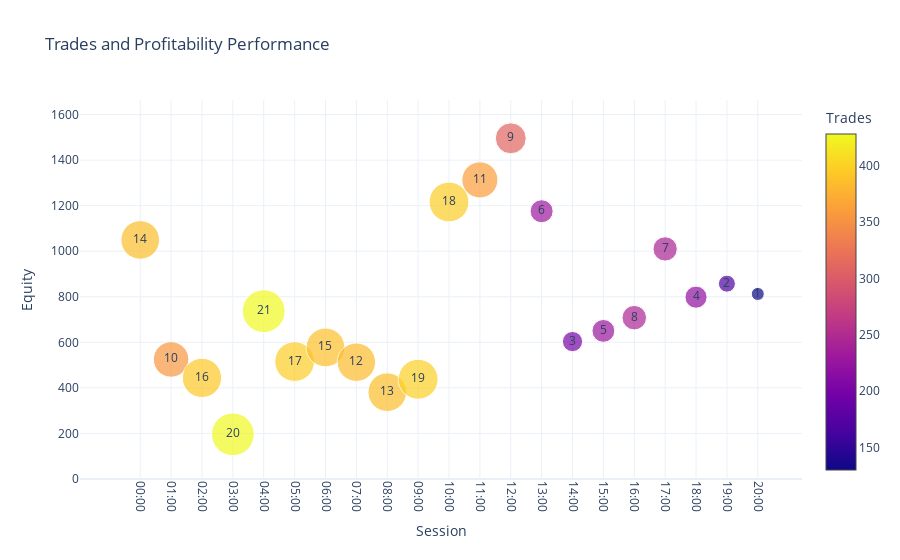

Notebook cell for this chart:
### Code cell
import pandas as pd
import plotly.graph_objects as go
from io import StringIO

# ---------------------------
# 1. CSV Data (embedded)
# ---------------------------
csv_data = """
Rank,Session Start,Session End,Equity,Trades
1,20:00,21:00,812.3243254,130
2,19:00,20:00,857.5294073,170
3,14:00,15:00,603.1843095,202
4,18:00,19:00,798.1902598,221
5,15:00,16:00,650.1141337,228
6,13:00,14:00,1175.56929,230
7,17:00,18:00,1010.071902,243
8,16:00,17:00,708.1158584,245
9,12:00,13:00,1495.813783,309
10,1:00,2:00,524.7783349,355
11,11:00,12:00,1313.135488,361
12,7:00,8:00,512.7152816,384
13,8:00,9:00,380.9657206,386
14,0:00,1:00,1049.417423,386
15,6:00,7:00,577.5135022,388
16,2:00,3:00,443.6543421,393
17,5:00,6:00,515.5098371,397
18,10:00,11:00,1216.246919,398
19,9:00,10:00,437.7753629,399
20,3:00,4:00,195.9143007,427
21,4:00,5:00,736.8399835,428
"""

# ---------------------------
# 2. Read CSV into DataFrame
# ---------------------------
df = pd.read_csv(StringIO(csv_data))
df['Session Start Time'] = pd.to_datetime(df['Session Start'], format='%H:%M')
df = df.sort_values('Session Start Time').reset_index(drop=True)
df['Session Start'] = df['Session Start Time'].dt.strftime('%H:%M')

# ---------------------------
# 3. Bubble Chart with Rank Labels
# ---------------------------
fig = go.Figure()

fig.add_trace(go.Scatter(
    x=df['Session Start'],
    y=df['Equity'],
    mode='markers+text',
    marker=dict(
        size=df['Trades'] / 10,
        color=df['Trades'],
        colorscale='Plasma',  # <<< NEW COLOR PALETTE
        showscale=True,
        colorbar=dict(title='Trades')
    ),
    text=df['Rank'],
    textposition='middle center',
    hovertemplate=
        'Session Start: %{x}<br>' +
        'Session End: %{customdata[0]}<br>' +
        'Equity: %{y}<br>' +
        'Trades: %{customdata[1]}<br>' +
        'Rank: %{text}',
    customdata=df[['Session End','Trades']]
))

# Layout
fig.update_layout(
    title='Trades and Profitability Performance',
    template='plotly_white',
    xaxis_title='Session',
    yaxis_title='Equity',
    xaxis_tickangle=90
)

fig.show()

### Figure 1 — Plotly figure (JSON) as saved in the notebook; plotly's stock layout.template omitted (floating-point values rounded to 4 significant figures)
{"data": [{"customdata": [["1:00", 386], ["2:00", 355], ["3:00", 393], ["4:00", 427], ["5:00", 428], ["6:00", 397], ["7:00", 388], ["8:00", 384], ["9:00", 386], ["10:00", 399], ["11:00", 398], ["12:00", 361], ["13:00", 309], ["14:00", 230], ["15:00", 202], ["16:00", 228], ["17:00", 245], ["18:00", 243], ["19:00", 221], ["20:00", 170], ["21:00", 130]], "hovertemplate": "Session Start: %{x}<br>Session End: %{customdata[0]}<br>Equity: %{y}<br>Trades: %{customdata[1]}<br>Rank: %{text}", "marker": {"color": [386, 355, 393, 427, 428, 397, 388, 384, 386, 399, 398, 361, 309, 230, 202, 228, 245, 243, 221, 170, 130], "colorbar": {"title": {"text": "Trades"}}, "colorscale": [[0, "#0d0887"], [0.1111, "#46039f"], [0.2222, "#7201a8"], [0.3333, "#9c179e"], [0.4444, "#bd3786"], [0.5556, "#d8576b"], [0.6667, "#ed7953"], [0.7778, "#fb9f3a"], [0.8889, "#fdca26"], [1, "#f0f921"]], "showscale": true, "size": [38.6, 35.5, 39.3, 42.7, 42.8, 39.7, 38.8, 38.4, 38.6, 39.9, 39.8, 36.1, 30.9, 23.0, 20.2, 22.8, 24.5, 24.3, 22.1, 17.0, 13.0]}, "mode": "markers+text", "text": [14.0, 10.0, 16.0, 20.0, 21.0, 17.0, 15.0, 12.0, 13.0, 19.0, 18.0, 11.0, 9.0, 6.0, 3.0, 5.0, 8.0, 7.0, 4.0, 2.0, 1.0], "textposition": "middle center", "type": "scatter", "x": ["00:00", "01:00", "02:00", "03:00", "04:00", "05:00", "06:00", "07:00", "08:00", "09:00", "10:00", "11:00", "12:00", "13:00", "14:00", "15:00", "16:00", "17:00", "18:00", "19:00", "20:00"], "y": [1049.0, 524.8, 443.7, 195.9, 736.8, 515.5, 577.5, 512.7, 381.0, 437.8, 1216.0, 1313.0, 1496.0, 1176.0, 603.2, 650.1, 708.1, 1010.0, 798.2, 857.5, 812.3]}], "layout": {"title": {"text": "Trades and Profitability Performance"}, "xaxis": {"tickangle": 90, "title": {"text": "Session"}}, "yaxis": {"title": {"text": "Equity"}}}}
